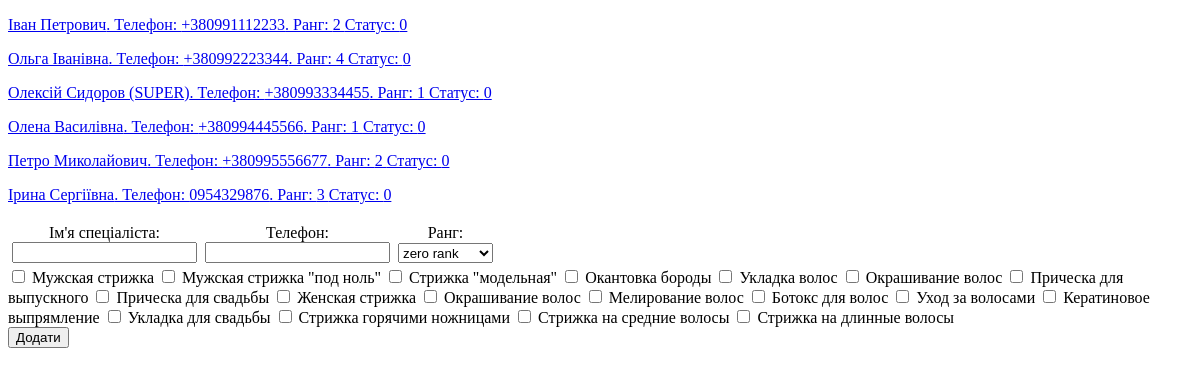
/panel/specialists/, run on an earlier commit of the app's database.
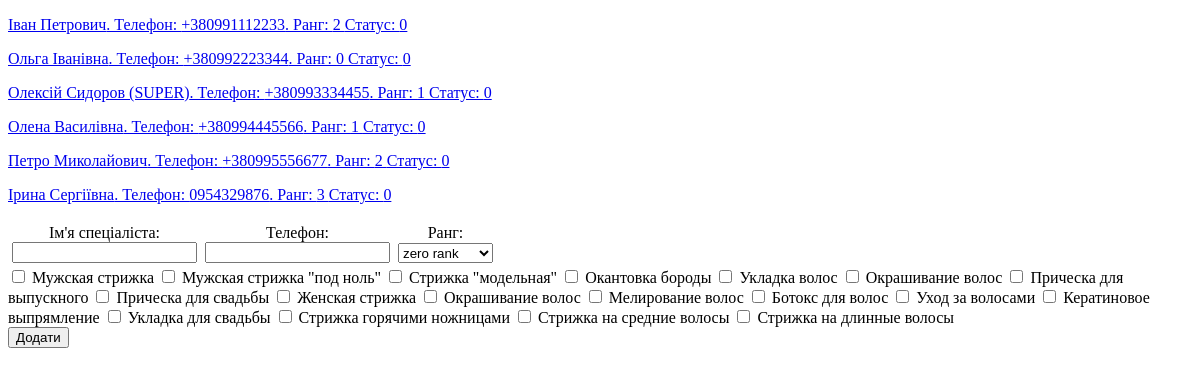
And on a later commit of the database.
### salon/models.py (models this page shows)
class Master(models.Model):
    RANK_CHOISES = (
        (0, 'zero rank'),
        (1, 'first rank'),
        (2, 'second rank'),
        (3, 'third rank')
    )
    name = models.CharField(max_length=150)
    phone = models.CharField(max_length=150)
    status = models.IntegerField(default=0)
    rank = models.IntegerField(default=0, choices=RANK_CHOISES)
    services = models.ManyToManyField(Services, blank=True, through='Master_Services')

### administrator/views.py (the view, shortened to what this page needs)
# urls.py: path('panel/specialists/', administrator.views.specialists),
def specialists(request):
    specialists = Master.objects.all()
    services = Services.objects.all()
    return render(request, 'admin_specialists.html', context={'specialists': specialists, 'services': services})

### templates/admin_specialists.html (shortened to what this page needs)
<!DOCTYPE html>
<html lang="en">
<head>
</head>
<body>
{% for specialist in specialists %}
    <p><a href="/panel/specialists/{{ specialist.id }}/">{{ specialist.name }}. Телефон: {{ specialist.phone }}.
        Ранг: {{ specialist.rank }} Статус: {{ specialist.status }}</a></p>
{% endfor %}
<form id="form" action="" method="post">
    <div id="input_fields">
        <div id="one_input_field">
            <label for="specialist_name">Ім'я спеціаліста:</label>
            <input type="text" id="specialist_name" name="specialist_name">
        </div>
        <div id="one_input_field">
            <label for="specialist_phone">Телефон:</label>
            <input type="text" id="specialist_phone" name="specialist_phone">
        </div>
        <div id="one_input_field">
            <label for="specialist_rank">Ранг:</label>
            <select name="specialist_rank">
  <option value="0">zero rank</option>
</select>
        </div>
    </div>
    <div id="services">
        {% for service in services %}
  <label>
    <input type="checkbox" name="service_{{ service.id }}">
      {{ service.name }}
  </label>
{% endfor %}
    </div>
    <button type="submit">Додати</button>
</form>
</body>
</html>

What changed in the data, as far as the page shows it:
changed Master "Ольга Іванівна": rank "4" → "0"
